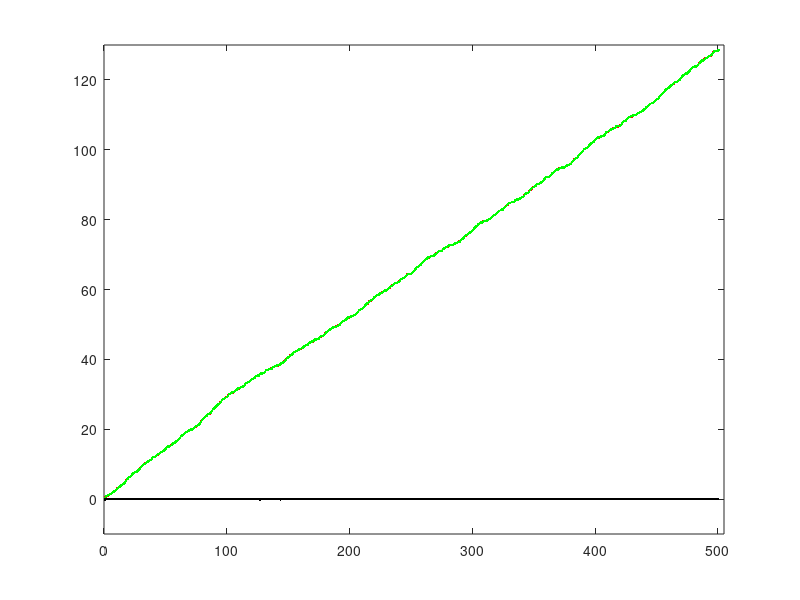

The MATLAB script that drew this image:
%{
    Author: Sai Himal Allu
    Course: ECN-614
    Instructor: Dr Debashis Ghosh
    Email: sallu@ec.iitr.ac.in

    The following module is intended to be a part of the solution set to an ECN-614 
    assignement that was undertaken by the author as a part of his regular coursework 
    for Spring 2020 semester. Duplication of any part of this assignment without the 
    prior permission of the author is strictly prohibited.
%}

%{
    Question:
        Given the measured positions s(k) at time instants k = 1, 2, ..., a Kalman filter is used
        to recursively estimate the position and velocity of the truck at all times. Write a
        MATLAB program for the same.
        Generate an arbitrary test sequence of 500 samples of measured truck positions as
        s(k) = s(k − 1) + r(k), 1 ≤ k ≤ 500, where r(k) is a random number distributed
        uniformly in the range 0 to 0.5, and s(0) = 0.
        Assuming that the initial state distribution is Gaussian with zero mean and identity
        covariance matrix, i.e. N (0, I), run the above program to estimate the position of the
        truck at all times till k = 501. Hence, plot the measured path of the truck, estimated
        path and the error in estimating the position of the truck.

%}

%{
    Solution Idea:
        Generate the observed positions of the truck by using the relation given in the question.
        Use the Kalman filter principles to estimate the actual position of the truck. These positions 
        are then plotted. The Kalman filter principles which are used in this solution set uses the 
        relations found from the official Matlab site.

%}

clear all;
clc;
clf;

%%define the meta-variables
duration = 500                                                  %number of samples
dt = 1;                                                         %sampling interval

F = [1 dt; 0 1] ;                                               %state transition matrix
C = [1 0];                                                      %measurement matrix

%%initial distribution of states is over a N(0, I) 
mu = [0 0];
sigma = [1 0; 0 1];
rng('default')                                                  %set seed for reproducibility
Q_estimate = mvnrnd(mu, sigma, 1);                              %simulate a initial state from N(0, I)
Q_estimate = Q_estimate';

G = zeros(2, 1);                                                %initialize kalman gain
K = eye(2);                                                     %initialize the K matrix
Ez = 0.25;                                                      %covariance matrix for gps error
Ex = 1 * [dt^4/4 dt^3/2; dt^3/2 dt^2];                          %covariance error matrix for acceleration  


%Generate the measured values for the positions
rng(0, 'twister')                                               %set seed for reproducability
r = 0.5 .* rand(duration, 1);                                   %uniform distribution between 0 and 0.5
S_measured = zeros(duration, 1); 

for k=1:duration
    if k == 1
        S_measured(k) = r(k);
    else
        S_measured(k) = S_measured(k-1) + r(k);
    end
end

disp("Run the Kalman filtering on the measured positions");

S_estimate = [];                                                %array for storing kalman estimated values of truck position
vel_estimate = [];                                              %array for stroing kalman estimated values of truck velocity

for t = 1:dt:(duration+1)
    
    Q_estimate = F * Q_estimate;                                %estimate the value of the state
    
    if t == (duration+1)                                        %specific if-else clause to estimate the value for t = 501
        S_estimate = [S_estimate; Q_estimate(1)];
        break;
    end
    
    K = F * K * F' + Ex;                                        
    
    R = C* K *C' + Ez;                                              
    G = K * C' * inv(R);                                        %calculate the kalman Gain
    
    alpha_t = S_measured(t) - C * Q_estimate ;                  %calculate the innovation 
    
    Q_estimate = Q_estimate + G  ...                            %update the state estimate.
    *(alpha_t);
     
    K =  (eye(2)-G*C)*K;                                        %update the covariance estimate
    
    
    S_estimate = [S_estimate; Q_estimate(1)];                   %store position estimate for plotting
    vel_estimate = [vel_estimate; Q_estimate(2)];               %store velocity estimate for plotting

end


error_sig = S_estimate(1:500) - S_measured;                     %compute the error between the measured positions and the estimated positions                         

% Plot the results
figure(1);
plot(S_measured, '-r.'); hold on; 
plot(S_estimate, '-g.'); 
plot(error_sig,  '-k.'); hold off;  
axis([0 505 -10 130])